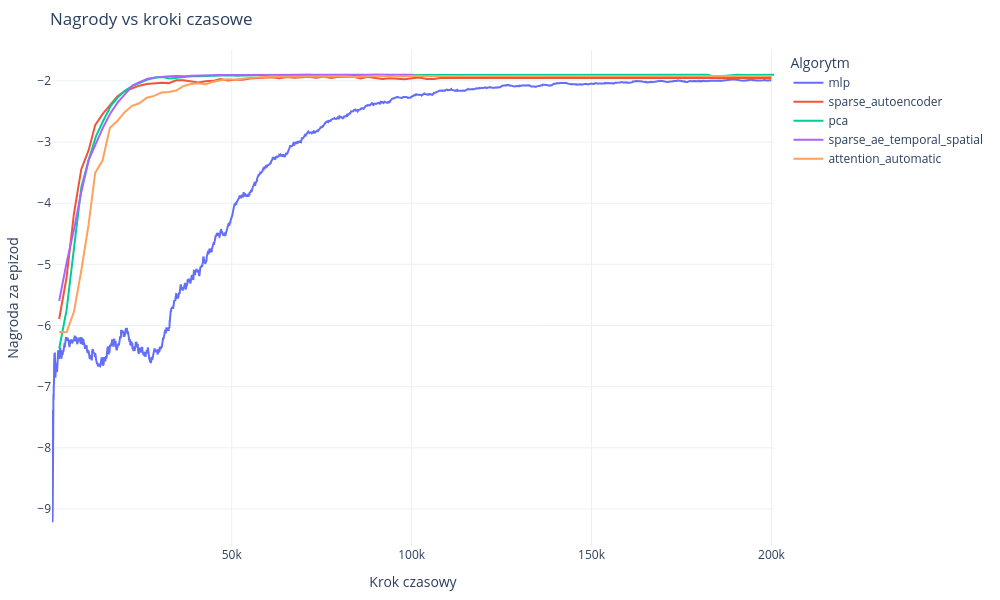

The notebook cell this image was saved under:
### Code cell
import plotly.graph_objects as go
import pickle
import numpy as np

algos = ['mlp', 'sparse_autoencoder', 'pca', 'sparse_ae_temporal_spatial', 'attention_automatic']
         #'cnn_detached', 'cnn']
#['afs_mlppolicy', 'pca_feature_selection', 'mlp', 'cnn']
#['afs', 'attention', 'autoencoder', 'pca', 'cnn', 'mlp', 'sparse_autoencoder', 'afs_mlppolicy', 'afs_recurrent_ppo', 'pca_feature_selection', 'pca_feature_selection_recurrent', 'recurrent_ppo']
#'sparse_autoencoder', 'afs_recurrent_ppo', 'pca_feature_selection_recurrent'] 'cnn, 'mlp, 'attention', 'autencoder', 'pca', 'afs', 'sparse_autoencoder', 'afs_mlppolicy', 'afs_recurrent_ppo', 'pca_feature_selection_recurrent']
rewards_files = [f'../../models/rewards/training_rewards_{i}.pickle' for i in algos] 
timesteps_files = [f'../../models/rewards/training_timesteps_{i}.pickle' for i in algos]

# Create a figure
fig = go.Figure()

# Load data and create traces for each algorithm
for algo, r_file, t_file in zip(algos, rewards_files, timesteps_files):
    # Load rewards data
    with open(r_file, 'rb') as f:
        rewards = pickle.load(f)
    # Load timesteps data (per episode)
    with open(t_file, 'rb') as f:
        timesteps = pickle.load(f)
        print(f'Len of rewards: {len(timesteps)} for {algo}')
        print(timesteps)
    # Calculate cumulative timesteps
    #cumulative_timesteps = np.cumsum(timesteps)
    
    # Add trace for current algorithm
    fig.add_trace(go.Scatter(
        x=timesteps,
        y=rewards,
        mode='lines',
        name=algo,
        showlegend=True
    ))

# Customize the layout
fig.update_layout(
    title='Nagrody vs kroki czasowe',
    xaxis_title='Krok czasowy',
    yaxis_title='Nagroda za epizod',
    legend_title='Algorytm',
    template='plotly_white',
    width=1000,
    height=600,
    margin=dict(l=50, r=50, b=50, t=50)
)

# Show the plot
fig.show()

### Figure 1 — Plotly figure (JSON) as saved in the notebook; plotly's stock layout.template omitted (floating-point values rounded to 4 significant figures; data arrays with more than 128 entries replaced by an {"elided": "..."} marker saying what was removed)
{"data": [{"mode": "lines", "name": "mlp", "showlegend": true, "type": "scatter", "x": {"elided": "4000 int values"}, "y": {"elided": "3999 float values"}}, {"mode": "lines", "name": "sparse_autoencoder", "showlegend": true, "type": "scatter", "x": [2048, 4096, 6144, 8192, 10240, 12048, 14096, 16144, 18192, 20240, 22288, 24336, 26384, 28432, 30480, 32528, 34576, 36624, 38672, 40720, 42768, 44816, 46864, 48912, 50960, 53008, 55056, 57104, 59152, 61200, 63248, 65296, 67344, 69392, 71440, 73488, 75536, 77584, 79632, 81680, 83728, 85776, 87824, 89872, 91920, 93968, 96016, 98064, 100112, 102160, 104208, 106256, 108304, 110352, 110000, 120000, 130000, 140000, 150000, 160000, 170000, 180000, 190000, 200000], "y": [-5.894, -5.215, -4.172, -3.443, -3.133, -2.723, -2.544, -2.399, -2.254, -2.168, -2.12, -2.078, -2.052, -2.04, -2.029, -2.036, -1.989, -1.988, -2.004, -2.026, -2.007, -1.999, -1.97, -1.992, -1.98, -1.979, -1.961, -1.951, -1.94, -1.942, -1.957, -1.935, -1.949, -1.941, -1.931, -1.947, -1.929, -1.951, -1.934, -1.932, -1.93, -1.958, -1.931, -1.951, -1.968, -1.957, -1.96, -1.973, -1.957, -1.943, -1.97, -1.969, -1.949, -1.952, -1.952, -1.952, -1.952, -1.952, -1.952, -1.952, -1.952, -1.952, -1.952, -1.952]}, {"mode": "lines", "name": "pca", "showlegend": true, "type": "scatter", "x": [2048, 4096, 6144, 8192, 10240, 12288, 14336, 16384, 18432, 20480, 22528, 24576, 26624, 28672, 30720, 32768, 34816, 36864, 38912, 40960, 43008, 45056, 47104, 49152, 51200, 53248, 55296, 57344, 59392, 61440, 63488, 65536, 67584, 69632, 71680, 73728, 75776, 77824, 79872, 81920, 83968, 86016, 88064, 90112, 92160, 94208, 96256, 98304, 100352, 102400, 104448, 106496, 108544, 110592, 112640, 114688, 116736, 118784, 120832, 122880, 124928, 126976, 129024, 131072, 133120, 135168, 137216, 139264, 141312, 143360, 145408, 147456, 149504, 151552, 153600, 155648, 157696, 159744, 161792, 163840, 165888, 167936, 169984, 172032, 174080, 176128, 178176, 180224, 182272, 184320, 186368, 188416, 190464, 192512, 194560, 196608, 198656, 200704], "y": [-6.375, -5.749, -4.746, -3.743, -3.291, -2.903, -2.647, -2.406, -2.264, -2.152, -2.079, -2.025, -1.979, -1.95, -1.938, -1.959, -1.943, -1.93, -1.923, -1.922, -1.918, -1.92, -1.916, -1.909, -1.916, -1.911, -1.911, -1.909, -1.909, -1.908, -1.903, -1.907, -1.903, -1.903, -1.9, -1.912, -1.909, -1.912, -1.91, -1.905, -1.905, -1.903, -1.903, -1.901, -1.906, -1.903, -1.902, -1.902, -1.904, -1.9, -1.9, -1.9, -1.9, -1.9, -1.9, -1.9, -1.9, -1.9, -1.9, -1.9, -1.904, -1.91, -1.903, -1.901, -1.901, -1.9, -1.9, -1.902, -1.901, -1.901, -1.9, -1.901, -1.901, -1.901, -1.9, -1.9, -1.901, -1.9, -1.9, -1.9, -1.9, -1.9, -1.901, -1.902, -1.9, -1.9, -1.9, -1.9, -1.901, -1.931, -1.919, -1.917, -1.9, -1.903, -1.901, -1.9, -1.9, -1.9]}, {"mode": "lines", "name": "sparse_ae_temporal_spatial", "showlegend": true, "type": "scatter", "x": [2048, 4096, 6144, 8192, 10240, 12288, 14336, 16384, 18432, 20480, 22528, 24576, 26624, 28672, 30720, 32768, 34816, 36864, 38912, 40960, 43008, 45056, 47104, 49152, 51200, 53248, 55296, 57344, 59392, 61440, 63488, 65536, 67584, 69632, 71680, 73728, 75776, 77824, 79872, 81920, 83968, 86016, 88064, 90112, 92160, 94208, 96256, 98304, 100352], "y": [-5.597, -4.976, -4.433, -3.817, -3.296, -3.029, -2.748, -2.519, -2.344, -2.208, -2.074, -2.017, -1.965, -1.942, -1.927, -1.923, -1.92, -1.924, -1.914, -1.909, -1.905, -1.904, -1.904, -1.904, -1.903, -1.902, -1.903, -1.901, -1.901, -1.903, -1.902, -1.901, -1.901, -1.9, -1.9, -1.9, -1.9, -1.9, -1.9, -1.901, -1.901, -1.9, -1.9, -1.9, -1.901, -1.9, -1.901, -1.9, -1.9]}, {"mode": "lines", "name": "attention_automatic", "showlegend": true, "type": "scatter", "x": [2048, 4096, 6144, 8192, 10240, 12048, 14096, 16144, 18192, 20240, 22288, 24336, 26384, 28432, 30480, 32528, 34576, 36624, 38672, 40720, 42768, 44816, 46864, 48912, 50960, 53008, 55056, 57104, 59152, 61200, 63248, 65296, 67344, 69392, 71440, 73488, 75536, 77584, 79632, 81680, 83728, 85776, 87824, 89872, 91920, 93968, 96016, 98064, 100112, 102160, 104208, 106256, 108304, 110352, 110000, 120000, 130000, 140000, 150000, 160000, 170000, 180000, 190000, 200000], "y": [-6.106, -6.11, -5.776, -5.101, -4.343, -3.503, -3.302, -2.767, -2.657, -2.512, -2.408, -2.366, -2.275, -2.245, -2.191, -2.182, -2.157, -2.082, -2.051, -2.038, -2.056, -2.013, -1.988, -1.974, -1.981, -1.96, -1.947, -1.944, -1.938, -1.926, -1.933, -1.932, -1.939, -1.935, -1.932, -1.929, -1.928, -1.929, -1.932, -1.923, -1.935, -1.931, -1.925, -1.918, -1.916, -1.928, -1.918, -1.925, -1.915, -1.915, -1.919, -1.92, -1.927, -1.919, -1.919, -1.919, -1.919, -1.919, -1.919, -1.919, -1.919, -1.919, -1.919, -1.919]}], "layout": {"height": 600, "legend": {"title": {"text": "Algorytm"}}, "margin": {"b": 50, "l": 50, "r": 50, "t": 50}, "title": {"text": "Nagrody vs kroki czasowe"}, "width": 1000, "xaxis": {"title": {"text": "Krok czasowy"}}, "yaxis": {"title": {"text": "Nagroda za epizod"}}}}
